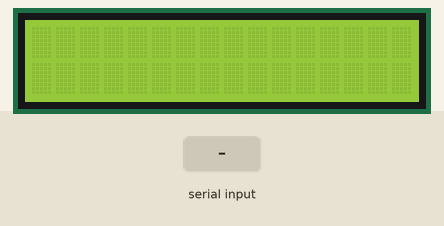
Simulated run of this sketch. Board: Arduino Uno, built with avr-gcc and run on an emulated ATmega328P. Shown: 16×2 character LCD. Inputs (shaded band) come from the test bench. What the sketch prints to the serial monitor is not drawn.

Above: at 1.2 s.
1.3 s: "1\n" received over the second serial link
At 1.7 s:
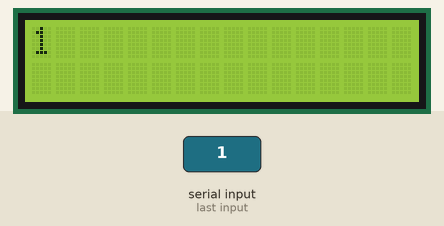
2.8 s: "0\n" received over the second serial link
At 4.0 s:
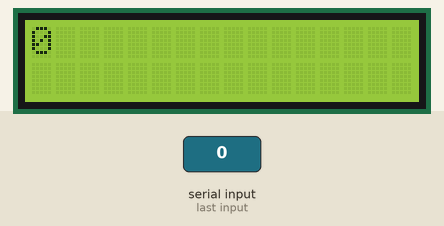
4.3 s: "2\n" received over the second serial link
At 5.2 s:
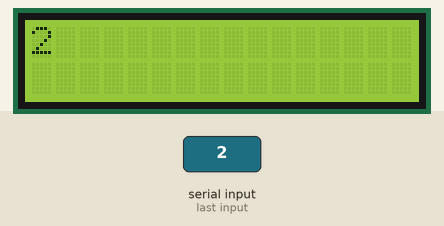
Timing chart, 0 to 7.3 s (numbered marks = the images above; inputs shaded):
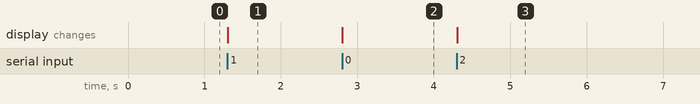

Measured:
- after the input at 1.3 s, the display: changes at once (image 1)
- after the input at 2.8 s, the display: changes at once (image 2)
- after the input at 4.3 s, the display: changes at once (image 3)

The sketch:

BLUETOOTH.ino
```cpp
#include <SoftwareSerial.h>
#include <Wire.h>
#include <LiquidCrystal_I2C.h>

SoftwareSerial ModuloHC05 (10, 11); //RX y TX

LiquidCrystal_I2C lcd(0x3F,16,2);

char dato;

String datos;

void setup() {
  // put your setup code here, to run once:
  Serial.begin(9600);        //Inicializa puerto serie por hard
  ModuloHC05.begin(9600);    //Inicializa puerto serie por soft

  lcd.init();
  lcd.backlight();
  //lcd.print("Hola Mundo");

}

void loop() {
  // put your main code here, to run repeatedly:

//  lcd.setCursor(0, 1);
  //if (ModuloHC05.available()){
  String datos = "";
    //while (ModuloHC05.available()) {              //Llega algo por bluetooth?

      while (ModuloHC05.available()) {
        dato=ModuloHC05.read();                   //Leer lo que llegó
        datos=datos+dato;
      }
      //lcd.write(dato);
    if (datos != ""){
      Serial.print(datos);                       //Sacarlo a la terminal
      Serial.print("\n");

      lcd.clear();
      lcd.print(datos);                       //Sacarlo a la terminal
      //
    }


}
```
